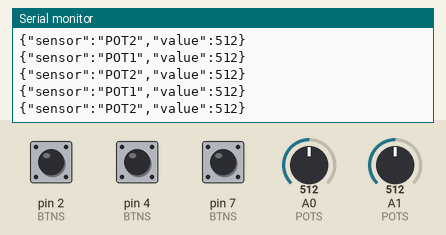
A sketch run on a simulated Arduino Uno, built with avr-gcc and run on an emulated ATmega328P. On the bench: the last lines printed to the serial monitor. The inputs (shaded band) are chosen by the test bench; at power-on: A0 (POTS) = 512, pin 2 (BTNS) HIGH, A1 (POTS) = 512, pin 4 (BTNS) HIGH, pin 7 (BTNS) HIGH.

Above: at 1.2 s.
1.3 s: A0 (POTS) set to 1023
At 1.37 s:
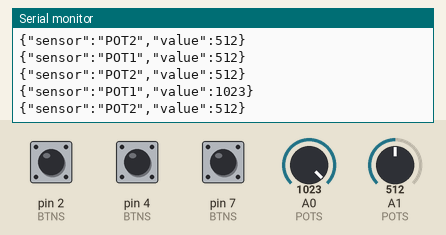
4.3 s: pin 2 (BTNS) pulled LOW for 0.15 s
5.9 s: A1 (POTS) set to 716
At 5.92 s:
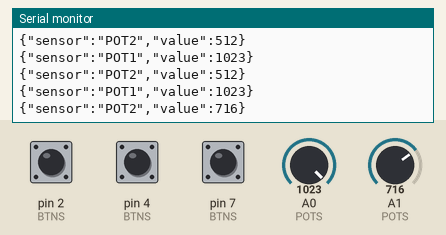
7.4 s: pin 4 (BTNS) pulled LOW for 0.15 s
9.0 s: A0 (POTS) set to 0
At 9.02 s:
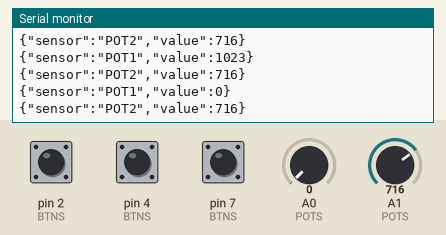
12.0 s: pin 7 (BTNS) pulled LOW for 0.15 s
Timing chart, 0 to 14.6 s (numbered marks = the images above; inputs shaded):
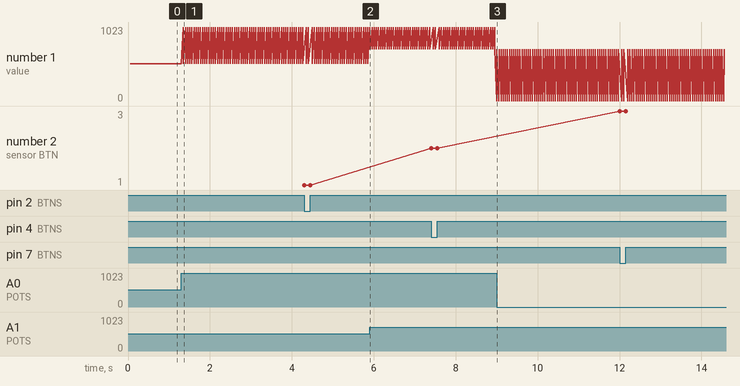

Measured:
- after the input at 1.3 s, the serial monitor: prints a new line after 0.05 s (image 1)
- after the input at 5.9 s, the serial monitor: prints a new line at once (image 2)
- after the input at 9.0 s, the serial monitor: prints a new line at once (image 3)
- plotted number 1: 512 → 716 after the input at 5.9 s
- plotted number 2: 2 → 3 after the input at 12.0 s

The sketch:

arduino_interactive_json.ino
```cpp
const int SENSOR_UPDATE_INTERVAL = 50;
const int DEBOUNCE_DELAY = 50;

struct SensorConfig {
  int pin;
  const char* name;
};

const SensorConfig POTS[] = {{A0, "POT1"}, {A1, "POT2"}};
const SensorConfig BTNS[] = {{2, "BTN1"}, {4, "BTN2"}, {7, "BTN3"}};
const int NUM_POTS = sizeof(POTS) / sizeof(POTS[0]);
const int NUM_BTNS = sizeof(BTNS) / sizeof(BTNS[0]);

void sendSensorData(const char* sensor, uint16_t value) {
  Serial.print("{\"sensor\":\"");
  Serial.print(sensor);
  Serial.print("\",\"value\":");
  Serial.print(value);
  Serial.println("}");
}

void setup() {
  Serial.begin(115200);
  for (int i = 0; i < NUM_POTS; i++) pinMode(POTS[i].pin, INPUT);
  for (int i = 0; i < NUM_BTNS; i++) pinMode(BTNS[i].pin, INPUT_PULLUP);
}

void loop() {
  static unsigned long lastPotRead = 0;
  static int lastBtnStates[NUM_BTNS] = {HIGH, HIGH, HIGH};

  if (millis() - lastPotRead > SENSOR_UPDATE_INTERVAL) {
    for (int i = 0; i < NUM_POTS; i++) {
      sendSensorData(POTS[i].name, analogRead(POTS[i].pin));
    }
    lastPotRead = millis();
  }

  for (int i = 0; i < NUM_BTNS; i++) {
    int state = digitalRead(BTNS[i].pin);
    if (state != lastBtnStates[i]) {
      sendSensorData(BTNS[i].name, state == LOW ? 1 : 0);
      lastBtnStates[i] = state;
      delay(DEBOUNCE_DELAY);
    }
  }
}
```
